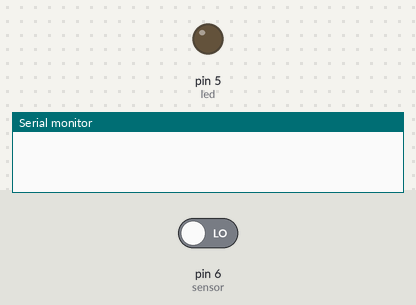
Simulated run of this sketch. Board: Arduino Uno, built with avr-gcc and run on an emulated ATmega328P. Shown: output pins drawn as LEDs (lit = HIGH), the last lines printed to the serial monitor. The inputs (shaded band) are chosen by the test bench; at power-on: pin 6 (sensor) LOW.

Above: at 1.8 s.
1.9 s: pin 6 (sensor) driven HIGH
At 2.4 s:
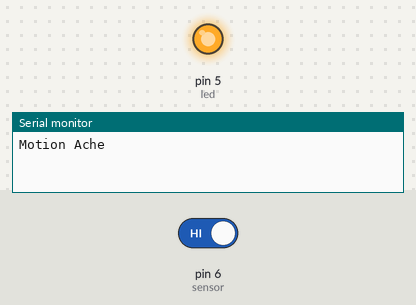
3.5 s: pin 6 (sensor) driven LOW
At 4.3 s:
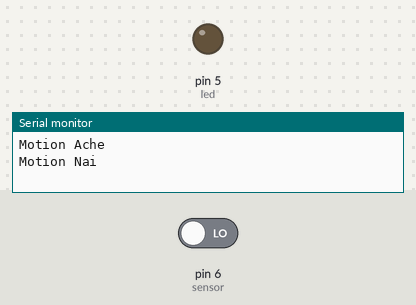
Timing chart, 0 to 6.5 s (numbered marks = the images above; inputs shaded):
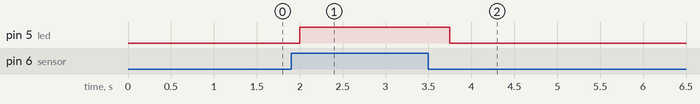

Measured:
- after the input at 1.9 s, pin 5 (led): LOW → HIGH after 0.10 s
- after the input at 3.5 s, pin 5 (led): HIGH → LOW after 0.25 s

The sketch:

PIR.ino
```cpp
int led = 5;
int sensor = 6;

int state = LOW;

int val = 0;

void setup() {
  pinMode(led, OUTPUT);
  pinMode(sensor, INPUT);
  Serial.begin(9600);

}

void loop() {

  val = digitalRead(sensor);
  if (val == HIGH) {
    digitalWrite(led, HIGH);
    delay(350);
    if (state == LOW) {
      Serial.println("Motion Ache");
      state = HIGH;
    }

  }
  if(val==LOW) {
    digitalWrite(led, LOW);
    delay(500);
    if (state == HIGH) {
      Serial.println("Motion Nai");
      state = LOW;
    }
  }
}
```
